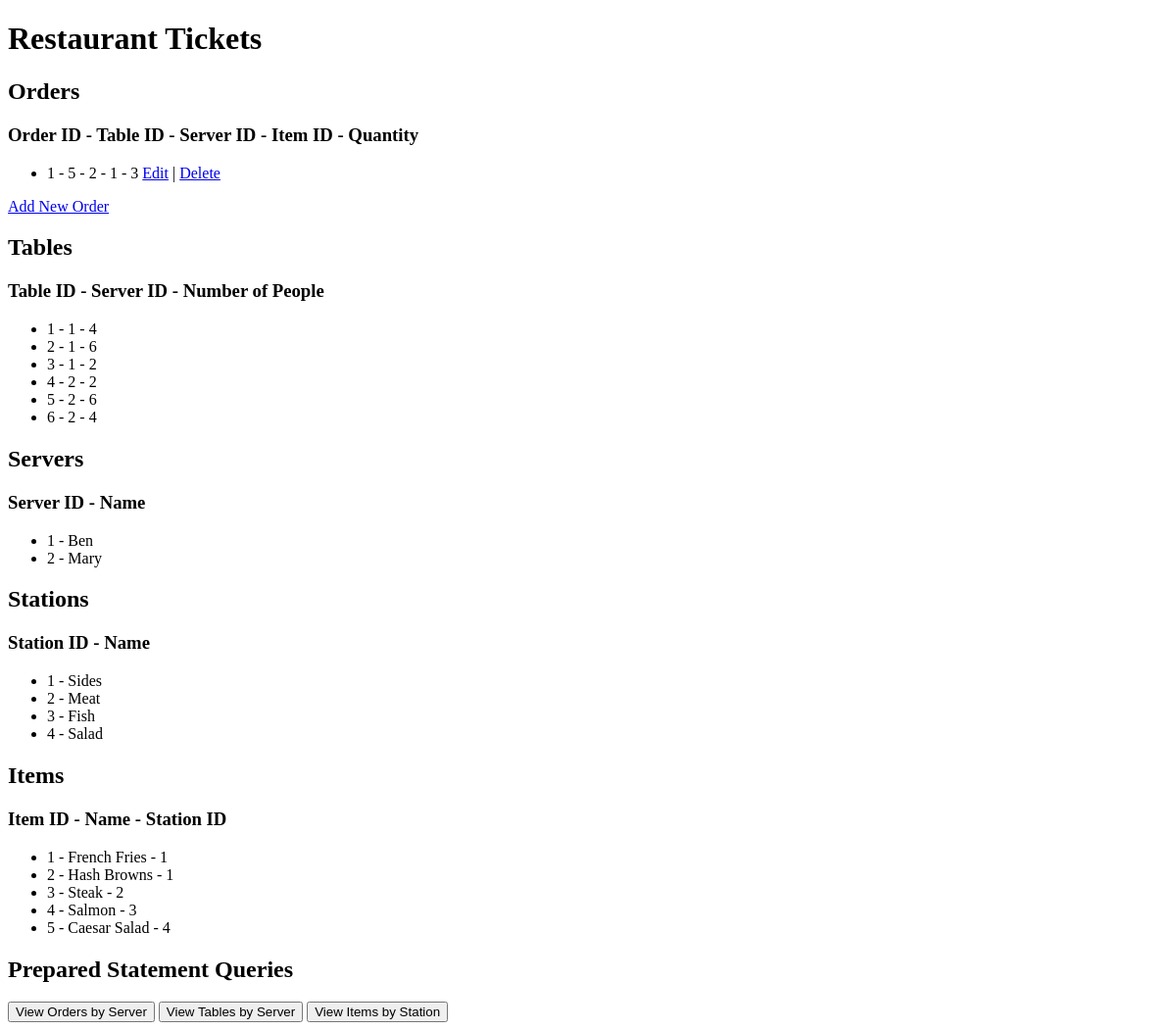
Before: / with the older database file.
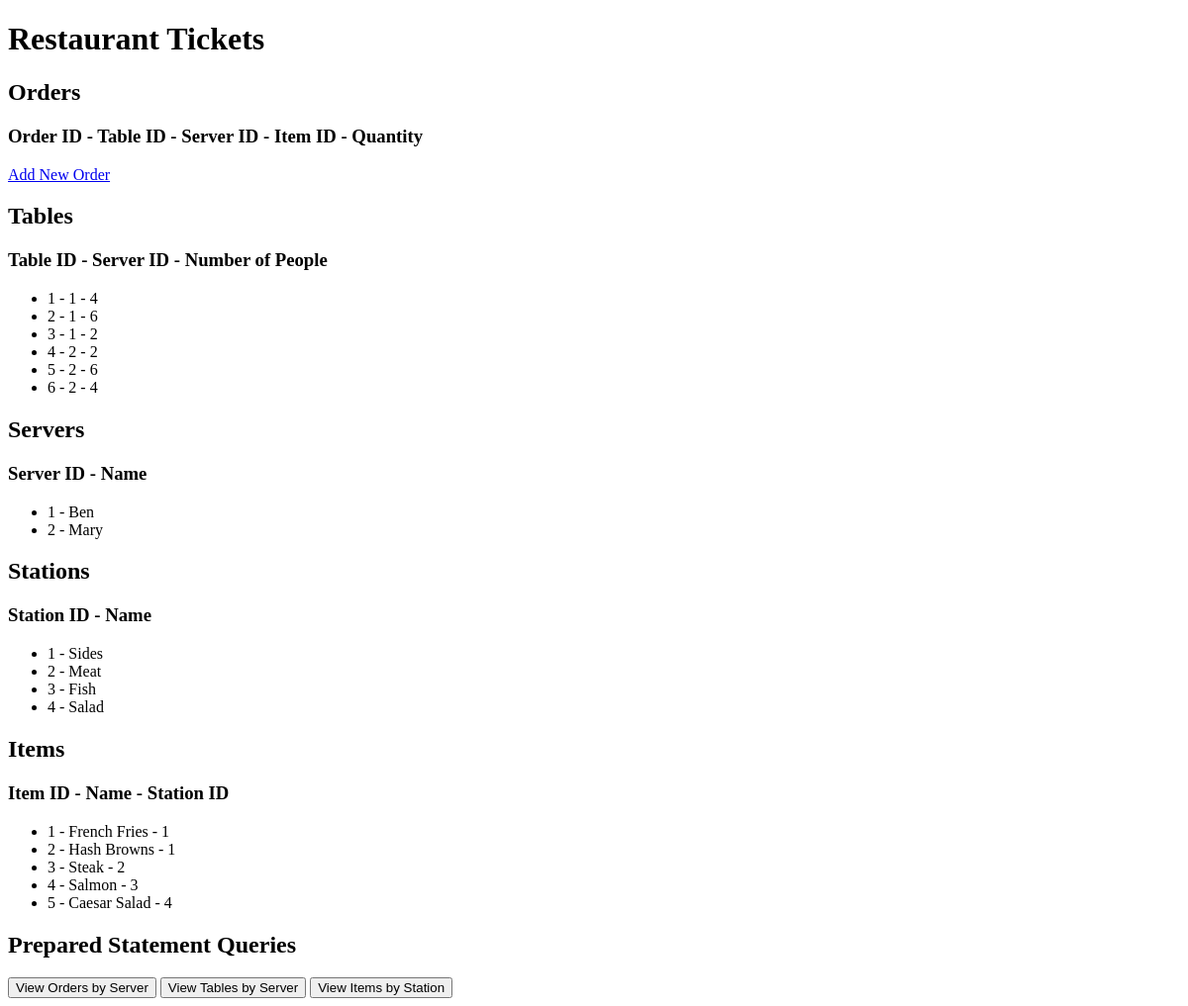
After: the same page with the newer database file.
### ticket_app/models.py (models this page shows)
class Order(models.Model):
    order_id = models.IntegerField(primary_key=True)
    table_id = models.IntegerField()
    server_id = models.IntegerField()
    item_id = models.IntegerField()
    quantity = models.IntegerField()
    class Meta:
        indexes = [
            models.Index(fields=['server_id', 'table_id']),  # Composite index
        ]

class Table(models.Model):
    table_id = models.IntegerField(primary_key=True)
    server_id = models.IntegerField()
    num_people = models.IntegerField()
    class Meta:
        indexes = [
            models.Index(fields=['server_id']),  # Single index
        ]

class Server(models.Model):
    server_id = models.IntegerField(primary_key=True)
    name = models.CharField(max_length=50)

class Station(models.Model):
    station_id = models.IntegerField(primary_key=True)
    name = models.CharField(max_length=50)

class Item(models.Model):
    item_id = models.IntegerField(primary_key=True)
    name = models.CharField(max_length=50)
    station_id = models.IntegerField()
    class Meta:
        indexes = [
            models.Index(fields=['station_id']),  # Single index
        ]

### ticket_app/views.py (the view)
# urls.py: 2. Add a URL to urlpatterns:  path('', views.home, name='home')
def home(request):
    orders = Order.objects.all()
    tables = Table.objects.all()
    servers = Server.objects.all()
    stations = Station.objects.all()
    items = Item.objects.all()
    context = {
        'Orders': orders,
        'Tables': tables,
        'Servers': servers,
        'Stations': stations,
        'Items': items,
    }
    return render(request, 'home.html', context)

### ticket_app/templates/home.html (shortened to what this page needs)
<!DOCTYPE html>
<html lang="en">
<head>
</head>
<body>
 <h1>Restaurant Tickets</h1>
 <h2>Orders</h2>
 <h3>Order ID - Table ID - Server ID - Item ID - Quantity</h3>
 <ul>
    {% for order in Orders %}
    <li>
        {{ order.order_id }} - {{ order.table_id }} - {{ order.server_id }} - {{ order.item_id }} - {{ order.quantity }}
        <a href="{% url 'order_edit' order.order_id %}">Edit</a> |
        <a href="{% url 'order_delete' order.order_id %}">Delete</a>
    </li>
    {% endfor %}
 </ul>
 <a href="{% url 'order_add' %}">Add New Order</a>
 <h2>Tables</h2>
 <h3>Table ID - Server ID - Number of People</h3>
 <ul>
    {% for table in Tables %}
    <li>
        {{ table.table_id }} - {{ table.server_id }} - {{ table.num_people }}
    </li>
    {% endfor %}
 </ul>
 <h2>Servers</h2>
 <h3>Server ID - Name</h3>
 <ul>
    {% for server in Servers %}
    <li>
        {{ server.server_id }} - {{ server.name }}
    </li>
    {% endfor %}
 </ul>
 <h2>Stations</h2>
 <h3>Station ID - Name</h3>
 <ul>
    {% for station in Stations %}
    <li>
        {{ station.station_id }} - {{ station.name }}
    </li>
    {% endfor %}
 </ul>
 <h2>Items</h2>
 <h3>Item ID - Name - Station ID</h3>
 <ul>
    {% for item in Items %}
    <li>
        {{ item.item_id }} - {{ item.name }} - {{ item.station_id }}
    </li>
    {% endfor %}
 </ul>
 <h2>Prepared Statement Queries</h2>
 <div>
    <button onclick="location.href='{% url 'orders_by_server' server_id=1 %}'">View Orders by Server</button>
    <button onclick="location.href='{% url 'tables_by_server' server_id=1 %}'">View Tables by Server</button>
    <button onclick="location.href='{% url 'items_by_station' station_id=1 %}'">View Items by Station</button>
 </div>
</body>
</html>

Changed rows visible on the page:
removed Order: order_id "1", table_id "5", server_id "2", item_id "1", quantity "3"
